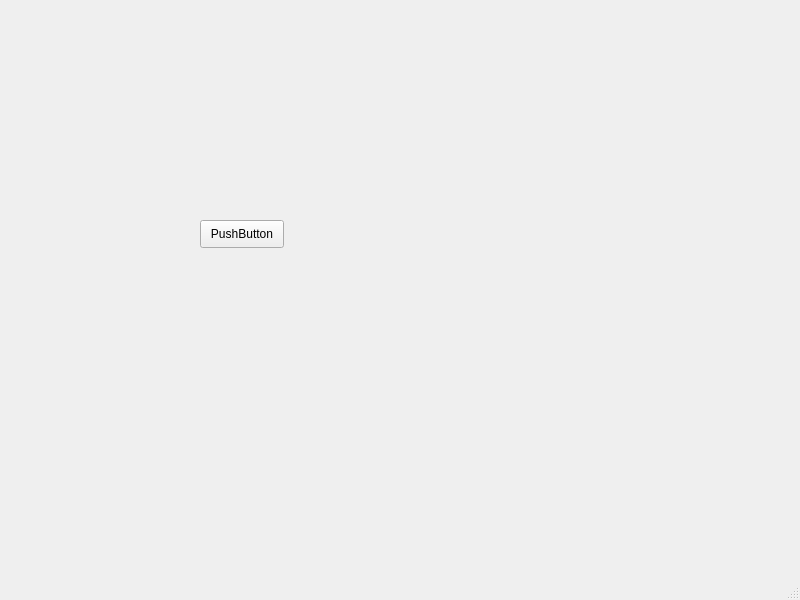
<?xml version="1.0" encoding="UTF-8"?>
<ui version="4.0">
 <class>MainWindow</class>
 <widget class="QMainWindow" name="MainWindow">
  <property name="geometry">
   <rect>
    <x>0</x>
    <y>0</y>
    <width>800</width>
    <height>600</height>
   </rect>
  </property>
  <property name="windowTitle">
   <string>MainWindow</string>
  </property>
  <widget class="QWidget" name="centralwidget">
   <widget class="QPushButton" name="Bbn1">
    <property name="geometry">
     <rect>
      <x>200</x>
      <y>220</y>
      <width>84</width>
      <height>28</height>
     </rect>
    </property>
    <property name="text">
     <string>PushButton</string>
    </property>
   </widget>
  </widget>
  <widget class="QMenuBar" name="menubar">
   <property name="geometry">
    <rect>
     <x>0</x>
     <y>0</y>
     <width>800</width>
     <height>25</height>
    </rect>
   </property>
  </widget>
  <widget class="QStatusBar" name="statusbar"/>
 </widget>
 <resources/>
 <connections/>
</ui>
